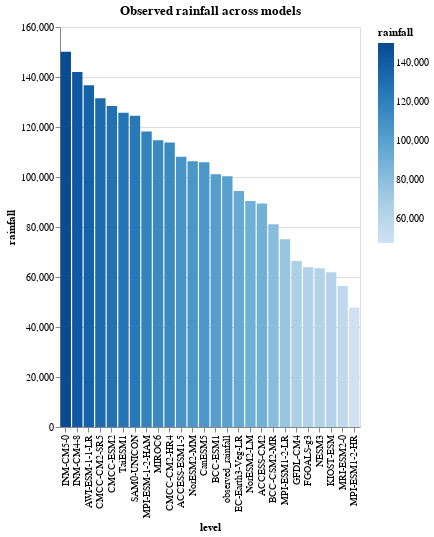

Write notebook code for a chart like this one.
### Code cell
# Removing time column to create a bar plot
import altair as alt

bar = train_df.reset_index(drop=True)
bar = pd.DataFrame(bar.unstack()).reset_index()
bar = bar.drop(columns=['level_1'])
bar = bar.rename(columns = {'level_0':'level', 0:'rainfall'})
bar = pd.DataFrame(bar.groupby(['level'])['rainfall'].agg(sum)).reset_index()

alt.Chart(bar).mark_bar().encode(
    x=alt.X('level', sort='-y'),
    y=alt.Y('rainfall'),
    color=alt.Color('rainfall')
    ).transform_window(
        rank='rank(rainfall)',
        sort=[alt.SortField('rainfall', order='descending')]
    ).properties(
    width = 300,
    height = 400,
    title = "Observed rainfall across models"
)

### Figure 1 — Vega-Lite specification as saved in the notebook (floating-point values rounded to 4 significant figures)
{"config": {"view": {"continuousWidth": 400, "continuousHeight": 300}}, "data": {"name": "data-c9ce14e7bacbddce560d6a902ea8f63b"}, "mark": "bar", "encoding": {"color": {"field": "rainfall", "type": "quantitative"}, "x": {"field": "level", "sort": "-y", "type": "nominal"}, "y": {"field": "rainfall", "type": "quantitative"}}, "height": 400, "title": "Observed rainfall across models", "transform": [{"window": [{"op": "rank", "field": "rainfall", "as": "rank"}], "sort": [{"field": "rainfall", "order": "descending"}]}], "width": 300, "$schema": "https://vega.github.io/schema/vega-lite/v4.17.0.json", "datasets": {"data-c9ce14e7bacbddce560d6a902ea8f63b": [{"level": "ACCESS-CM2", "rainfall": 89380.0}, {"level": "ACCESS-ESM1-5", "rainfall": 108100.0}, {"level": "AWI-ESM-1-1-LR", "rainfall": 136700.0}, {"level": "BCC-CSM2-MR", "rainfall": 81050.0}, {"level": "BCC-ESM1", "rainfall": 101100.0}, {"level": "CMCC-CM2-HR4", "rainfall": 113800.0}, {"level": "CMCC-CM2-SR5", "rainfall": 131500.0}, {"level": "CMCC-ESM2", "rainfall": 128400.0}, {"level": "CanESM5", "rainfall": 105900.0}, {"level": "EC-Earth3-Veg-LR", "rainfall": 94380.0}, {"level": "FGOALS-g3", "rainfall": 63860.0}, {"level": "GFDL-CM4", "rainfall": 66380.0}, {"level": "INM-CM4-8", "rainfall": 142000.0}, {"level": "INM-CM5-0", "rainfall": 150100.0}, {"level": "KIOST-ESM", "rainfall": 61930.0}, {"level": "MIROC6", "rainfall": 114700.0}, {"level": "MPI-ESM-1-2-HAM", "rainfall": 118200.0}, {"level": "MPI-ESM1-2-HR", "rainfall": 47810.0}, {"level": "MPI-ESM1-2-LR", "rainfall": 75100.0}, {"level": "MRI-ESM2-0", "rainfall": 56410.0}, {"level": "NESM3", "rainfall": 63530.0}, {"level": "NorESM2-LM", "rainfall": 90440.0}, {"level": "NorESM2-MM", "rainfall": 106300.0}, {"level": "SAM0-UNICON", "rainfall": 124500.0}, {"level": "TaiESM1", "rainfall": 125700.0}, {"level": "observed_rainfall", "rainfall": 100300.0}]}}
